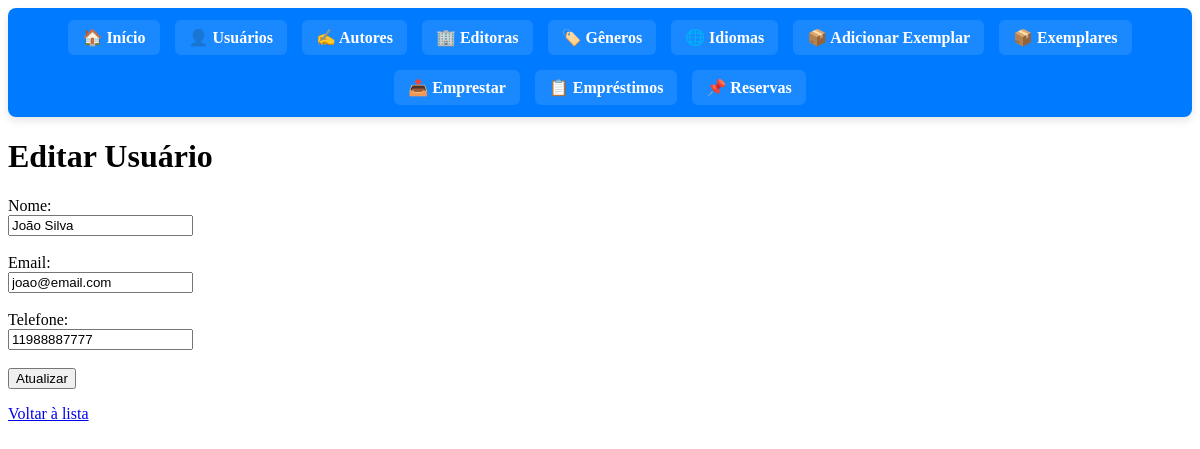
Screenshot of /editar_usuario.php?id=1 with the database file from the repository.
### tables this page shows
CREATE TABLE `usuarios` (
  `id` int(11) NOT NULL,
  `nome` varchar(100) NOT NULL,
  `email` varchar(100) DEFAULT NULL,
  `telefone` varchar(20) DEFAULT NULL,
  `data_cadastro` timestamp NOT NULL DEFAULT current_timestamp()
);

### editar_usuario.php (the view, shortened to what this page needs)
<?php
require 'config.php';
$id = intval($_GET['id']);
$sql = "SELECT * FROM Usuarios WHERE id = ?";
$stmt = $conn->prepare($sql);
$stmt->bind_param("i", $id);
$stmt->execute();
$result = $stmt->get_result();
$usuario = $result->fetch_assoc();
?>
<!DOCTYPE html>
<html lang="pt-BR">
<head>
</head>
<body>
    <?php include 'menu.php'; ?>
  <h1>Editar Usuário</h1>
  <form method="post" action="">
    <label>Nome:<br>
      <input type="text" name="nome" value="<?= htmlspecialchars($usuario['nome']) ?>" required>
    </label><br><br>
    <label>Email:<br>
      <input type="email" name="email" value="<?= htmlspecialchars($usuario['email']) ?>" required>
    </label><br><br>
    <label>Telefone:<br>
      <input type="text" name="telefone" value="<?= htmlspecialchars($usuario['telefone']) ?>">
    </label><br><br>
    <button type="submit">Atualizar</button>
  </form>
  <p><a href="usuarios.php">Voltar à lista</a></p>
</body>
</html>

### rows the page displays
usuarios: nome "João Silva", email "joao@email.com", telefone "11988887777"
